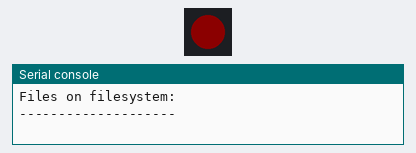
Bench run of a program on a simulated CircuitPython board. On the bench: 1 RGB LEDs in strip order, left to right, the last lines printed to the serial console. Dim RGB values are drawn brighter than linear; files the program writes start out absent.

Above: at 0.16 s.
At 1.18 s:
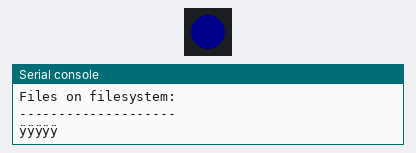
Timing chart, 0 to 8.6 s (numbered marks = the images above):
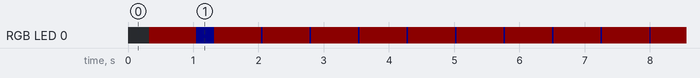

Measured:
- by itself, RGB LED 0: goes RGB(12, 0, 0) 0.72 s, RGB(0, 0, 11) 0.28 s, 51 × (RGB(12, 0, 0) 0.72 s, RGB(0, 0, 11) 0.02 s), RGB(12, 0, 0) 0.72 s, then RGB(0, 0, 11)
- by itself, everything shown: repeats every 7.4 s, in 20 steps

The program:

main.py
```python
'''
### Feather M4 Express Main Module
## Allan Shtofenmakher
# Spacecraft Design Lab

# AKA main.py
# Reads SD card file names and communicates with OpenMV camera
# and SD card breakout board over SPI
# Features NeoPixel rainbow_cycle to indicate proper operation

# Project Start Date: 21 October 2019
# Last Updated: 22 October 2019

'''


# import relevant libraries
import os
import sys
import time
import board
import busio
import storage
import neopixel
import adafruit_sdcard
from digitalio import DigitalInOut, Direction, Pull
from adafruit_bus_device.spi_device import SPIDevice

# set up NeoPixel rainbow_cycle
pixel_pin = board.NEOPIXEL
num_pixels = 1
pixels = neopixel.NeoPixel(pixel_pin, num_pixels, brightness=0.05, auto_write=False)

# set up SPI communication
spi = busio.SPI(board.SCK, MISO=board.MISO, MOSI=board.MOSI)
cs_cam = DigitalInOut(board.D4)  # use pin 4 for camera
cs_sd = DigitalInOut(board.D5)  # use pin 5 for SD card
camera = SPIDevice(spi, cs_cam, baudrate=115200, polarity=0, phase=0)
sdcard = adafruit_sdcard.SDCard(spi, cs_sd)

# Use the filesystem as normal! Our files are under /sd
vfs = storage.VfsFat(sdcard)
storage.mount(vfs, "/sd")
sys.path.append("/sd")


# define helper function wheel() to improve NeoPixel performance
def wheel(pos):
    # Input a value 0 to 255 to get a color value.
    # The colours are a transition r - g - b - back to r.
    if pos < 0 or pos > 255:
        return (0, 0, 0)
    if pos < 85:
        return (255 - pos * 3, pos * 3, 0)
    if pos < 170:
        pos -= 85
        return (0, 255 - pos * 3, pos * 3)
    pos -= 170
    return (pos * 3, 0, 255 - pos * 3)


# define helper function color_chase() to improve NeoPixel performance
def color_chase(color, wait):
    for i in range(num_pixels):
        pixels[i] = color
        time.sleep(wait)
        pixels.show()
    time.sleep(0.5)


# define helper function rainbow_cycle() to improve NeoPixel performance
def rainbow_cycle(wait):
    for j in range(255):
        for i in range(num_pixels):
            rc_index = (i * 256 // num_pixels) + j
            pixels[i] = wheel(rc_index & 255)
        pixels.show()
        time.sleep(wait)


# define helper function to print the contents of the SD
def print_directory(path, tabs=0):
    for file in os.listdir(path):
        try:
            stats = os.stat(path + "/" + file)  # changed from statvfs()
            filesize = stats[6]
            isdir = stats[0] & 0x4000

            if filesize < 1000:
                sizestr = str(filesize) + " by"
            elif filesize < 1000000:
                sizestr = "%0.1f KB" % (filesize / 1000)
            else:
                sizestr = "%0.1f MB" % (filesize / 1000000)

            prettyprintname = ""
            for _ in range(tabs):
                prettyprintname += "   "
            prettyprintname += file
            if isdir:
                prettyprintname += "/"
            print('{0:<40} Size: {1:>10}'.format(prettyprintname, sizestr))

            #recursively print directory contents
            if isdir:
                print_directory(path + "/" + file, tabs + 1)
        except:
            print('error')
            pass


# print SD card file names and stats
print('Files on filesystem:')
print('--------------------')
print_directory("/sd")

# enable this to see more lights:
# RED = (255, 0, 0)
# YELLOW = (255, 150, 0)
# GREEN = (0, 255, 0)
# CYAN = (0, 255, 255)
# BLUE = (0, 0, 255)
# PURPLE = (180, 0, 255)

# initialize loop index i
i = 0

while True:

    # enable this to see more lights:
    # pixels.fill(RED)
    # pixels.show()
    # # Increase or decrease to change the speed of the solid color change.
    # time.sleep(1)
    # pixels.fill(GREEN)
    # pixels.show()
    # time.sleep(1)
    # pixels.fill(BLUE)
    # pixels.show()
    # time.sleep(1)

    # enable this to see more lights:
    # color_chase(RED, 0.1)  # Increase the number to slow down the color chase
    # color_chase(YELLOW, 0.1)
    # color_chase(GREEN, 0.1)
    # color_chase(CYAN, 0.1)
    # color_chase(BLUE, 0.1)
    # color_chase(PURPLE, 0.1)

	# increment loop_index, divide by 10, and redefine loop index as remainder
    i = (i+1) % 10  # run from 0 to 9

	# run SPI communication once every ten loops
    if (i % 10) == 0:

	  # communicate with camera over SPI
      with camera as spi:

		  # prepare buffer
          buf = bytearray(5)
          spi.write_readinto(b'hello', buf)
          # spi.write(b'hello')  # for writing only
          # spi.readinto(buf)  # for reading only

          # strange workaround to enable printing bytearray buf
          print(''.join(chr(b) for b in buf))

          # slow down the process
          time.sleep(0.1)


      # FOR REFERENCE ONLY:
      # old-fashioned SPI code

      # while not spi.try_lock():
      #     pass
      #
      # try:
      #     spi.configure(baudrate=1000000, phase=0, polarity=0)
      #     cs.value = False
      #     spi.write(b'hello')
      #     cs.value = True
      # finally:
      #     spi.unlock()

    rainbow_cycle(0)  # Increase the number to slow down the rainbow

    # time.sleep(0.01) # uncomment and make bigger to slow down
```
